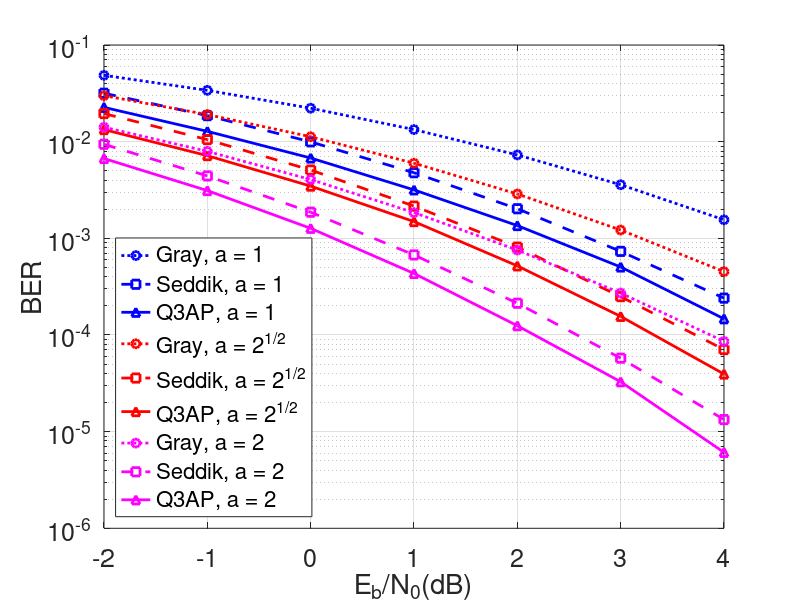
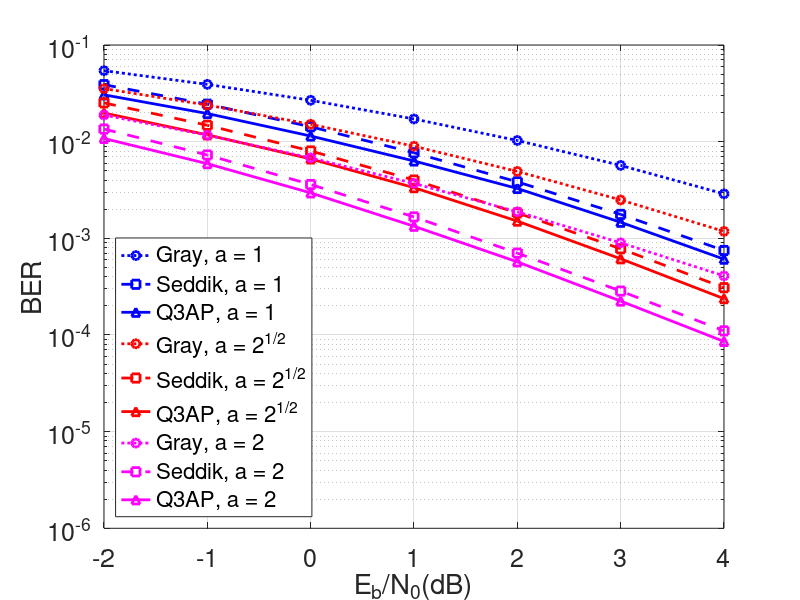

Write MATLAB code to recreate these figures, in order.
clear all;
close all;
clc;

load('Rician_16QAM_K10_amp.mat');
BER_uniform_10 = BER_uniform;
BER_seddik_10 = BER_karim;
BER_Q3AP_10 = BER_hans;

load('Rician_16QAM_K5_amp.mat');
BER_uniform_5 = BER_uniform;
BER_seddik_5 = BER_karim;
BER_Q3AP_5 = BER_hans;

amp = [1, sqrt(2), 2];
Eb2N0 = [-2 : 4];

figure;
semilogy(Eb2N0, BER_uniform_10(1 : 7), 'bo:', 'linewidth', 2), hold on;
semilogy(Eb2N0, BER_seddik_10(1 : 7), 'bs--', 'linewidth', 2), hold on;
semilogy(Eb2N0, BER_Q3AP_10(1 : 7), 'b^-', 'linewidth', 2), hold on;

semilogy(Eb2N0, BER_uniform_10(8 : 14), 'ro:', 'linewidth', 2), hold on;
semilogy(Eb2N0, BER_seddik_10(8 : 14), 'rs--', 'linewidth', 2), hold on;
semilogy(Eb2N0, BER_Q3AP_10(8 : 14), 'r^-', 'linewidth', 2), hold on;

semilogy(Eb2N0, BER_uniform_10(15 : 21), 'mo:', 'linewidth', 2), hold on;
semilogy(Eb2N0, BER_seddik_10(15 : 21), 'ms--', 'linewidth', 2), hold on;
semilogy(Eb2N0, BER_Q3AP_10(15 : 21), 'm^-', 'linewidth', 2), hold on;
grid on;
set(gca, 'Fontsize', 18);
xlabel('E_b/N_0(dB)'), ylabel('BER'), ylim([1e-6, 1e-1])
h_legend = legend('Gray, a = 1', 'Seddik, a = 1', 'Q3AP, a = 1',...
    'Gray, a = 2^{1/2}', 'Seddik, a = 2^{1/2}', 'Q3AP, a = 2^{1/2}',...
    'Gray, a = 2', 'Seddik, a = 2', 'Q3AP, a = 2', 'Location','SouthWest');
set(h_legend,'FontSize',16);

figure;
semilogy(Eb2N0, BER_uniform_5(1 : 7), 'bo:', 'linewidth', 2), hold on;
semilogy(Eb2N0, BER_seddik_5(1 : 7), 'bs--', 'linewidth', 2), hold on;
semilogy(Eb2N0, BER_Q3AP_5(1 : 7), 'b^-', 'linewidth', 2), hold on;

semilogy(Eb2N0, BER_uniform_5(8 : 14), 'ro:', 'linewidth', 2), hold on;
semilogy(Eb2N0, BER_seddik_5(8 : 14), 'rs--', 'linewidth', 2), hold on;
semilogy(Eb2N0, BER_Q3AP_5(8 : 14), 'r^-', 'linewidth', 2), hold on;

semilogy(Eb2N0, BER_uniform_5(15 : 21), 'mo:', 'linewidth', 2), hold on;
semilogy(Eb2N0, BER_seddik_5(15 : 21), 'ms--', 'linewidth', 2), hold on;
semilogy(Eb2N0, BER_Q3AP_5(15 : 21), 'm^-', 'linewidth', 2), hold on;
grid on;
set(gca, 'Fontsize', 18);
xlabel('E_b/N_0(dB)'), ylabel('BER'), ylim([1e-6, 1e-1])
h_legend = legend('Gray, a = 1', 'Seddik, a = 1', 'Q3AP, a = 1',...
    'Gray, a = 2^{1/2}', 'Seddik, a = 2^{1/2}', 'Q3AP, a = 2^{1/2}',...
    'Gray, a = 2', 'Seddik, a = 2', 'Q3AP, a = 2', 'Location','SouthWest');
set(h_legend,'FontSize',16);
